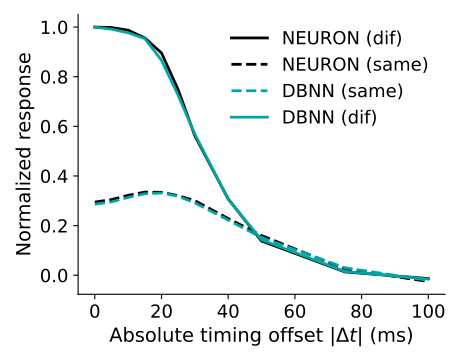

Write Python code to recreate this figure.
import csv
import os
from itertools import zip_longest
from pathlib import Path

import matplotlib
matplotlib.use("Agg")
import matplotlib.pyplot as plt
import numpy as np
from matplotlib.lines import Line2D

SCRIPT_DIR = Path(__file__).resolve().parent
ROOT = SCRIPT_DIR.parents[2]
DATA_DIR = ROOT / "nc_final_data" / "Figure5" / "Figure5_b"
SOURCE_DIR = ROOT / "nc_final_source_data" / "Figure5" / "Figure5_b"




def write_columns(path, columns, arrays):
    values = [np.asarray(value) for value in arrays]
    if any(value.ndim != 1 for value in values) or len(columns) != len(values):
        raise ValueError("Unexpected source data shape")
    values = [value.astype(np.float64) if value.dtype == np.float32 else value for value in values]
    path.parent.mkdir(parents=True, exist_ok=True)
    temporary = path.with_name(f".{path.name}.{os.getpid()}.tmp")
    try:
        with temporary.open("w", encoding="utf-8", newline="") as stream:
            writer = csv.writer(stream)
            writer.writerow(columns)
            writer.writerows(zip_longest(*values, fillvalue=""))
        os.replace(temporary, path)
    finally:
        if temporary.exists():
            temporary.unlink()


def main():
    x = np.load(DATA_DIR / "offset_ms.npy", allow_pickle=False)
    neuron_curves = np.stack((np.load(DATA_DIR / "neuron_different.npy", allow_pickle=False),
                              np.load(DATA_DIR / "neuron_same.npy", allow_pickle=False)))
    dbnn_curves = np.stack((np.load(DATA_DIR / "dbnn_different.npy", allow_pickle=False),
                            np.load(DATA_DIR / "dbnn_same.npy", allow_pickle=False)))
    if x.shape != (11,) or neuron_curves.shape != (2, 11) or dbnn_curves.shape != (2, 11):
        raise ValueError("Unexpected figure data")
    columns = ("offset_ms", "different_NEURON", "different_DBNN", "same_NEURON", "same_DBNN")
    values = (x, neuron_curves[0], dbnn_curves[0], neuron_curves[1], dbnn_curves[1])
    write_columns(SOURCE_DIR / "Figure5_b.csv", columns, values)
    fig, ax = plt.subplots(figsize=(4.6, 3.6))
    fig.subplots_adjust(left=0.17, right=0.97, bottom=0.18, top=0.96)
    for curves, color in ((neuron_curves, "black"), (dbnn_curves, "#00A6A6")):
        for index, linestyle in ((0, "-"), (1, "--")):
            ax.plot(x, curves[index], color=color, ls=linestyle, lw=2.0)
    ax.set_xlabel(r"Absolute timing offset $|\Delta t|$ (ms)", fontsize=14)
    ax.set_ylabel("Normalized response", fontsize=14)
    ax.tick_params(axis="both", labelsize=13)
    ax.spines["top"].set_visible(False)
    ax.spines["right"].set_visible(False)
    handles = [Line2D([0], [0], color="black", lw=2.0, ls="-", label="NEURON (dif)"),
               Line2D([0], [0], color="black", lw=2.0, ls="--", label="NEURON (same)"),
               Line2D([0], [0], color="#00A6A6", lw=2.0, ls="--", label="DBNN (same)"),
               Line2D([0], [0], color="#00A6A6", lw=2.0, ls="-", label="DBNN (dif)")]
    ax.legend(handles=handles, frameon=False, fontsize=13, loc="upper right")
    fig.savefig(SCRIPT_DIR / "Figure5_b.pdf")
    plt.close(fig)


if __name__ == "__main__":
    main()
